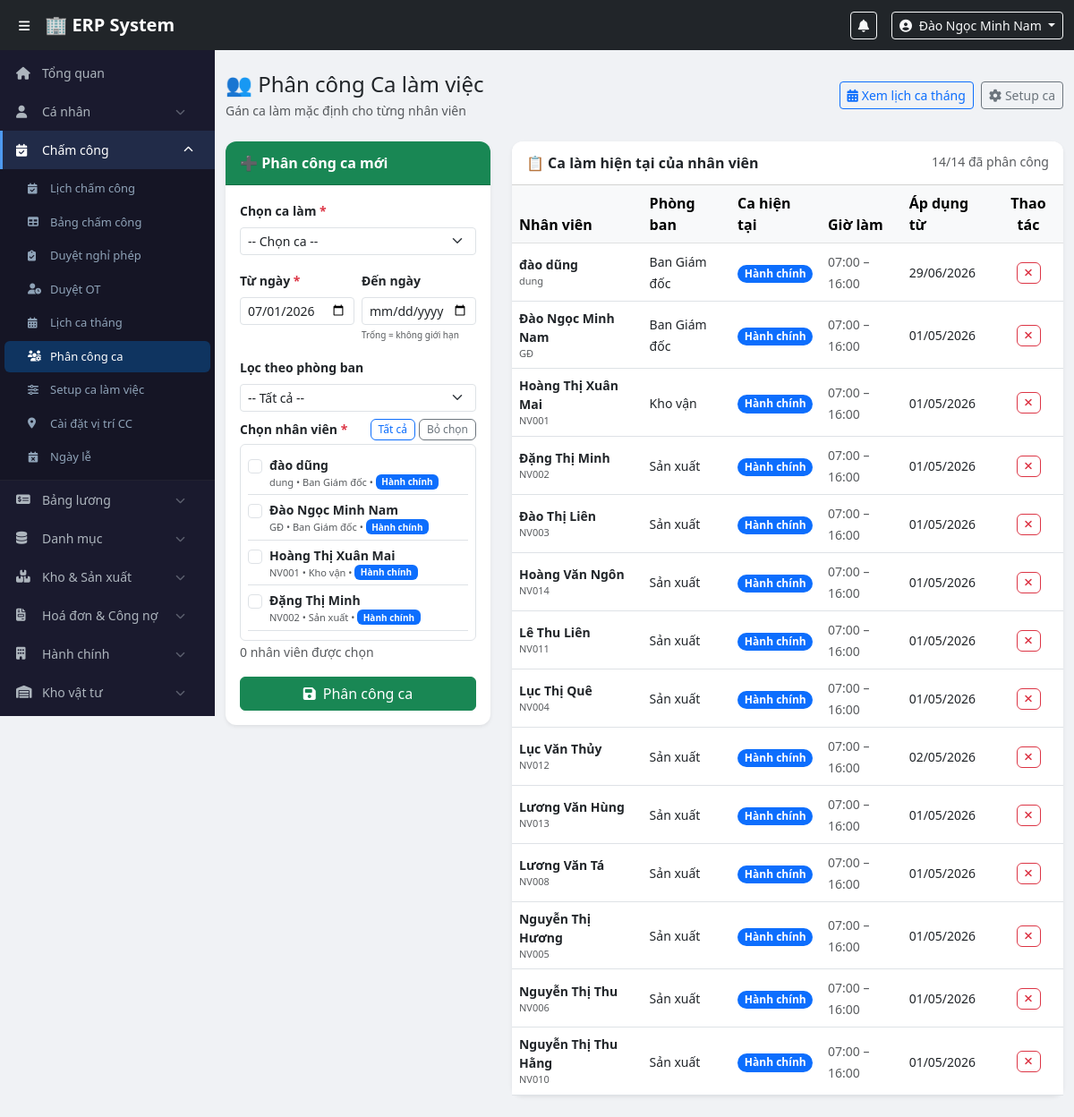
Screenshot of /modules/attendance/shift_assign.php (signed in) with the database file from the repository.
### tables this page shows
CREATE TABLE `users` (
  `id` int(11) NOT NULL,
  `employee_code` varchar(20) NOT NULL,
  `full_name` varchar(100) NOT NULL,
  `username` varchar(50) NOT NULL,
  `password_hash` varchar(255) NOT NULL,
  `email` varchar(100) DEFAULT NULL,
  `phone` varchar(20) DEFAULT NULL,
  `role_id` int(11) NOT NULL,
  `department_id` int(11) DEFAULT NULL,
  `is_active` tinyint(1) DEFAULT 1,
  `created_at` timestamp NOT NULL DEFAULT current_timestamp()
);

CREATE TABLE `departments` (
  `id` int(11) NOT NULL,
  `name` varchar(100) NOT NULL,
  `created_at` timestamp NOT NULL DEFAULT current_timestamp()
);

CREATE TABLE `work_shifts` (
  `id` int(11) NOT NULL,
  `shift_code` varchar(20) NOT NULL,
  `shift_name` varchar(100) NOT NULL,
  `start_time` time NOT NULL,
  `end_time` time NOT NULL,
  `late_threshold` int(11) DEFAULT 15,
  `break_minutes` int(11) DEFAULT 60,
  `work_hours` decimal(4,2) DEFAULT 8.00,
  `ot_multiplier` decimal(3,2) DEFAULT 1.50,
  `weekend_multiplier` decimal(3,2) DEFAULT 2.00,
  `holiday_multiplier` decimal(3,2) DEFAULT 3.00,
  `is_night_shift` tinyint(1) NOT NULL DEFAULT 0,
  `color` varchar(20) DEFAULT '#0d6efd',
  `is_active` tinyint(1) DEFAULT 1,
  `created_by` int(11) DEFAULT NULL,
  `created_at` timestamp NOT NULL DEFAULT current_timestamp()
);

CREATE TABLE `employee_shifts` (
  `id` int(11) NOT NULL,
  `user_id` int(11) NOT NULL,
  `shift_id` int(11) NOT NULL,
  `effective_date` date NOT NULL,
  `end_date` date DEFAULT NULL,
  `created_by` int(11) NOT NULL,
  `created_at` timestamp NOT NULL DEFAULT current_timestamp()
);

### config/auth.php (called while the page is built, shortened)
<?php
function currentUser() {
    return [
        'id'          => $_SESSION['user_id']   ?? null,
        'full_name'   => $_SESSION['full_name'] ?? '',
        'username'    => $_SESSION['username']  ?? '',
        'role'        => $_SESSION['role']      ?? '',
        'role_name'   => $_SESSION['role_name'] ?? '',
        'employee_code' => $_SESSION['employee_code'] ?? '',
        'department_id' => $_SESSION['department_id'] ?? null,
    ];
}
?>

### config/functions.php (called while the page is built, shortened)
<?php
function formatDate($date, $format = 'd/m/Y') {
    return date($format, strtotime($date));
}
?>

### modules/attendance/shift_assign.php (the view, shortened to what this page needs)
<?php
require_once $_SERVER['DOCUMENT_ROOT'] . '/erp/config/auth.php';
require_once $_SERVER['DOCUMENT_ROOT'] . '/erp/config/functions.php';
$pdo  = getDBConnection();
$employees = $pdo->query("
    SELECT u.id, u.full_name, u.employee_code, d.name AS dept_name, r.display_name AS role_name,
           ws.shift_name AS current_shift, ws.color AS shift_color,
           ws.start_time, ws.end_time, es.effective_date, es.id AS assign_id
    FROM users u
    LEFT JOIN departments d ON u.department_id = d.id
    LEFT JOIN roles r ON u.role_id = r.id
    LEFT JOIN employee_shifts es ON es.user_id = u.id
        AND es.effective_date <= CURDATE()
        AND (es.end_date IS NULL OR es.end_date >= CURDATE())
    LEFT JOIN work_shifts ws ON es.shift_id = ws.id
    WHERE u.is_active = 1
    ORDER BY d.name, u.full_name
")->fetchAll();
include $_SERVER['DOCUMENT_ROOT'] . '/erp/includes/header.php';
include $_SERVER['DOCUMENT_ROOT'] . '/erp/includes/sidebar.php';
?>
<div class="main-content">
<div class="container-fluid py-4">
    <div class="d-flex justify-content-between align-items-center mb-4">
        <div>
            <h4 class="mb-1">👥 Phân công Ca làm việc</h4>
            <p class="text-muted small mb-0">Gán ca làm mặc định cho từng nhân viên</p>
        </div>
        <div class="d-flex gap-2">
            <a href="/erp/modules/attendance/shift_schedule.php" class="btn btn-outline-primary btn-sm">
                <i class="fas fa-calendar-alt me-1"></i>Xem lịch ca tháng
            </a>
            <a href="/erp/modules/attendance/shift_setup.php" class="btn btn-outline-secondary btn-sm">
                <i class="fas fa-cog me-1"></i>Setup ca
            </a>
        </div>
    </div>
    <div class="row g-4">
        <div class="col-lg-4">
            <div class="card border-0 shadow-sm sticky-top" style="top:70px;">
                <div class="card-header bg-success text-white fw-bold">
                    ➕ Phân công ca mới
                </div>
                <div class="card-body">
                    <form method="POST" id="assignForm">
                        <div class="mb-3">
                            <label class="form-label fw-semibold small">Chọn ca làm <span class="text-danger">*</span></label>
                            <select name="shift_id" class="form-select form-select-sm" required id="shiftSelect">
                                <option value="">-- Chọn ca --</option>
                            </select>
                        </div>
                        <div class="row g-2 mb-3">
                            <div class="col-6">
                                <label class="form-label fw-semibold small">Từ ngày <span class="text-danger">*</span></label>
                                <input type="date" name="effective_date" class="form-control form-control-sm"
                                       value="<?= date('Y-m-d') ?>" required>
                            </div>
                            <div class="col-6">
                                <label class="form-label fw-semibold small">Đến ngày</label>
                                <input type="date" name="end_date" class="form-control form-control-sm"
                                       placeholder="Để trống = vô thời hạn">
                                <div class="form-text" style="font-size:10px;">Trống = không giới hạn</div>
                            </div>
                        </div>
                        <div class="mb-2">
                            <label class="form-label fw-semibold small">Lọc theo phòng ban</label>
                            <select class="form-select form-select-sm" id="deptFilter">
                                <option value="">-- Tất cả --</option>
                            </select>
                        </div>
                        <div class="mb-3">
                            <div class="d-flex justify-content-between align-items-center mb-1">
                                <label class="form-label fw-semibold small mb-0">Chọn nhân viên <span class="text-danger">*</span></label>
                                <div class="d-flex gap-1">
                                    <button type="button" class="btn btn-xs btn-outline-primary" onclick="selectAll(true)">Tất cả</button>
                                    <button type="button" class="btn btn-xs btn-outline-secondary" onclick="selectAll(false)">Bỏ chọn</button>
                                </div>
                            </div>
                            <div class="employee-checklist border rounded p-2" style="max-height:220px; overflow-y:auto;">
                                <?php foreach ($employees as $emp): ?>
                                <div class="form-check emp-item py-1 border-bottom"
                                     data-dept="<?= $emp['department_id'] ?? 0 ?>">
                                    <input class="form-check-input emp-checkbox" type="checkbox"
                                           name="user_ids[]" value="<?= $emp['id'] ?>"
                                           id="emp<?= $emp['id'] ?>">
                                    <label class="form-check-label small w-100" for="emp<?= $emp['id'] ?>">
                                        <div class="fw-semibold"><?= htmlspecialchars($emp['full_name']) ?></div>
                                        <div class="text-muted" style="font-size:11px;">
                                            <?= $emp['employee_code'] ?> &bull; <?= htmlspecialchars($emp['dept_name'] ?? '-') ?>
                                            <?php if ($emp['current_shift']): ?>
                                            &bull; <span class="badge" style="background:<?= $emp['shift_color'] ?>; font-size:10px;">
                                                <?= htmlspecialchars($emp['current_shift']) ?>
                                            </span>
                                            <?php else: ?>
                                            &bull; <span class="text-danger" style="font-size:10px;">Chưa có ca</span>
                                            <?php endif; ?>
                                        </div>
                                    </label>
                                </div>
                                <?php endforeach; ?>
                            </div>
                            <small class="text-muted"><span id="selectedCount">0</span> nhân viên được chọn</small>
                        </div>
                        <button type="submit" class="btn btn-success w-100"
                                onclick="return document.querySelectorAll('.emp-checkbox:checked').length > 0 || alert('Vui lòng chọn ít nhất 1 nhân viên')">
                            <i class="fas fa-save me-2"></i>Phân công ca
                        </button>
                    </form>
                </div>
            </div>
        </div>
        <div class="col-lg-8">
            <div class="card border-0 shadow-sm">
                <div class="card-header bg-white fw-bold d-flex justify-content-between">
                    <span>📋 Ca làm hiện tại của nhân viên</span>
                    <span class="text-muted small fw-normal">
                        <?= count(array_filter($employees, fn($e) => $e['current_shift'])) ?>/<?= count($employees) ?> đã phân công
                    </span>
                </div>
                <div class="card-body p-0">
                    <div class="table-responsive">
                        <table class="table table-hover align-middle mb-0">
                            <thead class="table-light">
                                <tr>
                                    <th>Nhân viên</th>
                                    <th>Phòng ban</th>
                                    <th>Ca hiện tại</th>
                                    <th>Giờ làm</th>
                                    <th>Áp dụng từ</th>
                                    <th class="text-center">Thao tác</th>
                                </tr>
                            </thead>
                            <tbody>
                            <?php foreach ($employees as $emp): ?>
                            <tr>
                                <td>
                                    <div class="fw-semibold small"><?= htmlspecialchars($emp['full_name']) ?></div>
                                    <div class="text-muted" style="font-size:11px;"><?= $emp['employee_code'] ?></div>
                                </td>
                                <td><small><?= htmlspecialchars($emp['dept_name'] ?? '-') ?></small></td>
                                <td>
                                    <?php if ($emp['current_shift']): ?>
                                    <span class="badge rounded-pill" style="background:<?= $emp['shift_color'] ?>">
                                        <?= htmlspecialchars($emp['current_shift']) ?>
                                    </span>
                                    <?php else: ?>
                                    <span class="badge bg-danger">⚠️ Chưa phân công</span>
                                    <?php endif; ?>
                                </td>
                                <td>
                                    <?php if ($emp['start_time']): ?>
                                    <small class="text-muted">
                                        <?= substr($emp['start_time'],0,5) ?> – <?= substr($emp['end_time'],0,5) ?>
                                    </small>
                                    <?php else: ?><small>-</small><?php endif; ?>
                                </td>
                                <td>
                                    <small><?= $emp['effective_date'] ? formatDate($emp['effective_date']) : '-' ?></small>
                                </td>
                                <td class="text-center">
                                    <?php if ($emp['assign_id']): ?>
                                    <form method="POST" class="d-inline">
                                        <button class="btn btn-xs btn-outline-danger"
                                                onclick="return confirm('Xóa phân công ca của <?= htmlspecialchars($emp['full_name']) ?>?')">
                                            <i class="fas fa-times"></i>
                                        </button>
                                    </form>
                                    <?php endif; ?>
                                </td>
                            </tr>
                            <?php endforeach; ?>
                            </tbody>
                        </table>
                    </div>
                </div>
            </div>
        </div>
    </div>
</div>
</div>
<?php include $_SERVER['DOCUMENT_ROOT'] . '/erp/includes/footer.php'; ?>

### includes/header.php (shortened to what this page needs)
<?php
$user = currentUser();
?>
<!DOCTYPE html>
<html lang="vi">
<head>
    <link href="https://cdn.jsdelivr.net/npm/bootstrap@5.3.0/dist/css/bootstrap.min.css" rel="stylesheet">
    <link href="https://cdnjs.cloudflare.com/ajax/libs/font-awesome/6.4.0/css/all.min.css" rel="stylesheet">
    <link href="/erp/assets/css/style.css" rel="stylesheet">
</head>
<body>
<nav class="navbar navbar-expand-lg navbar-dark bg-dark fixed-top" style="z-index:1030;">
    <div class="container-fluid">
        <button class="btn btn-sm text-white me-2" id="sidebarToggle">
            <i class="fas fa-bars"></i>
        </button>
        <a class="navbar-brand fw-bold" href="/erp/dashboard.php">🏢 ERP System</a>
        <div class="ms-auto d-flex align-items-center gap-3">
            <div class="dropdown">
                <button class="btn btn-sm btn-outline-light position-relative" data-bs-toggle="dropdown">
                    <i class="fas fa-bell"></i>
                </button>
            </div>
            <div class="dropdown">
                <button class="btn btn-sm btn-outline-light dropdown-toggle" data-bs-toggle="dropdown">
                    <i class="fas fa-user-circle me-1"></i>
                    <?= htmlspecialchars($user['full_name']) ?>
                </button>
            </div>
        </div>
    </div>
</nav>

### assets/css/style.css (style rules this page uses)
body { padding-top: 56px; background: #f0f2f5; font-family: 'Segoe UI', sans-serif; }
.main-content { margin-left: 240px; transition: margin-left 0.3s; min-height: calc(100vh - 56px); }
.card { border-radius: 12px !important; }
.card-header { border-radius: 12px 12px 0 0 !important; padding: 12px 16px; }

### modules/attendance/shift_assign.php (style rules this page uses)
.btn-xs { padding: 2px 8px; font-size: 12px; }

### rows the page displays
users: full_name "Đào Ngọc Minh Nam", employee_code "GĐ", department.name "Ban Giám đốc", work_shifts.shift_name "Hành chính", work_shifts.start_time "07:00", work_shifts.end_time "16:00", employee_shifts.effective_date "01/05/2026"
users: full_name "đào dũng", employee_code "dung", department.name "Ban Giám đốc", work_shifts.shift_name "Hành chính", work_shifts.start_time "07:00", work_shifts.end_time "16:00", employee_shifts.effective_date "29/06/2026"
users: full_name "Hoàng Thị Xuân Mai", employee_code "NV001", department.name "Kho vận", work_shifts.shift_name "Hành chính", work_shifts.start_time "07:00", work_shifts.end_time "16:00", employee_shifts.effective_date "01/05/2026"
users: full_name "Đặng Thị Minh", employee_code "NV002", department.name "Sản xuất", work_shifts.shift_name "Hành chính", work_shifts.start_time "07:00", work_shifts.end_time "16:00", employee_shifts.effective_date "01/05/2026"
users: full_name "Đào Thị Liên", employee_code "NV003", department.name "Sản xuất", work_shifts.shift_name "Hành chính", work_shifts.start_time "07:00", work_shifts.end_time "16:00", employee_shifts.effective_date "01/05/2026"
work_shifts: shift_name "14"
users: full_name "Hoàng Văn Ngôn", employee_code "NV014", department.name "Sản xuất", work_shifts.shift_name "Hành chính", work_shifts.start_time "07:00", work_shifts.end_time "16:00", employee_shifts.effective_date "01/05/2026"
users: full_name "Lê Thu Liên", employee_code "NV011", department.name "Sản xuất", work_shifts.shift_name "Hành chính", work_shifts.start_time "07:00", work_shifts.end_time "16:00", employee_shifts.effective_date "01/05/2026"
users: full_name "Lục Thị Quê", employee_code "NV004", department.name "Sản xuất", work_shifts.shift_name "Hành chính", work_shifts.start_time "07:00", work_shifts.end_time "16:00", employee_shifts.effective_date "01/05/2026"
users: full_name "Lục Văn Thủy", employee_code "NV012", department.name "Sản xuất", work_shifts.shift_name "Hành chính", work_shifts.start_time "07:00", work_shifts.end_time "16:00", employee_shifts.effective_date "02/05/2026"
users: full_name "Lương Văn Hùng", employee_code "NV013", department.name "Sản xuất", work_shifts.shift_name "Hành chính", work_shifts.start_time "07:00", work_shifts.end_time "16:00", employee_shifts.effective_date "01/05/2026"
users: full_name "Lương Văn Tá", employee_code "NV008", department.name "Sản xuất", work_shifts.shift_name "Hành chính", work_shifts.start_time "07:00", work_shifts.end_time "16:00", employee_shifts.effective_date "01/05/2026"
users: full_name "Nguyễn Thị Hương", employee_code "NV005", department.name "Sản xuất", work_shifts.shift_name "Hành chính", work_shifts.start_time "07:00", work_shifts.end_time "16:00", employee_shifts.effective_date "01/05/2026"
users: full_name "Nguyễn Thị Thu", employee_code "NV006", department.name "Sản xuất", work_shifts.shift_name "Hành chính", work_shifts.start_time "07:00", work_shifts.end_time "16:00", employee_shifts.effective_date "01/05/2026"
users: full_name "Nguyễn Thị Thu Hằng", employee_code "NV010", department.name "Sản xuất", work_shifts.shift_name "Hành chính", work_shifts.start_time "07:00", work_shifts.end_time "16:00", employee_shifts.effective_date "01/05/2026"

### other values shown
count($employees) "14"
